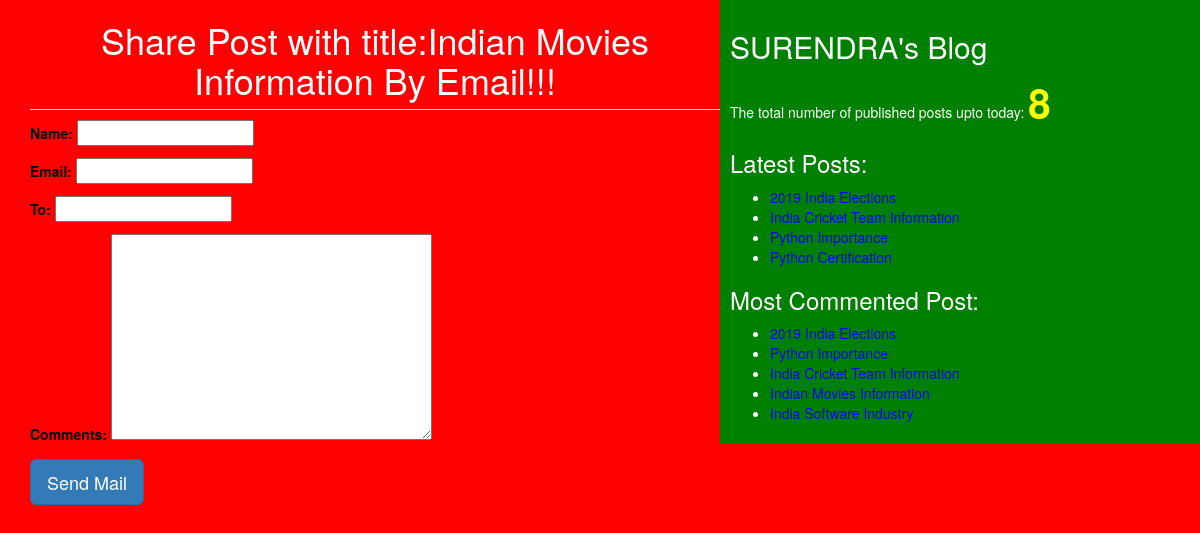
The app's page /2/share/ with its own data.
### blog/models.py (models this page shows, shortened)
class Post(models.Model):
    STATUS_CHOICES=(('draft','Draft'),('published','Published'))
    title=models.CharField(max_length=256)
    slug=models.SlugField(max_length=264,unique_for_date='publish')
    author=models.ForeignKey(User,related_name='blog_posts',on_delete=models.DO_NOTHING)
    body=models.TextField()
    publish=models.DateTimeField(default=timezone.now)
    created=models.DateTimeField(auto_now_add=True)
    updated=models.DateTimeField(auto_now=True)
    status=models.CharField(max_length=10,choices=STATUS_CHOICES,default='draft')
    objects=CustomManager()
    tags=TaggableManager()
    class Meta:
        ordering=('-publish',)
    def get_absolute_url(self):
        return reverse('post_detail',args=[self.publish.year,self.publish.strftime('%m'),self.publish.strftime('%d'),
        self.slug])

### blog/views.py (the view)
# urls.py: path('<int:id>/share/', views.mail_send_view),
def mail_send_view(request,id):
    post=get_object_or_404(Post,id=id,status='published')
    sent=False
    if request.method=='POST':
        form=EmailSendForm(request.POST)
        if form.is_valid():
            cd=form.cleaned_data
            subject='{}({}) recommends you to read "{}"'.format(cd['name'],cd['email'],post.title)
            post_url=request.build_absolute_uri(post.get_absolute_url())
            message='Read Post At:\n {}\n\n{}\'s Comments:\n{}'.format(post_url,cd['name'],cd['comments'])
            send_mail(subject,'message','core00java00@gmail.com',[cd['to']])
            sent=True
    else:
        form=EmailSendForm()
    return render(request,'blog/sharebymail.html',{'form':form,'post':post,'sent':sent})

### blog/forms.py
class EmailSendForm(forms.Form):
    name=forms.CharField(max_length=256)
    email=forms.EmailField()
    to=forms.EmailField()
    comments=forms.CharField(required=False,widget=forms.Textarea)

### blog/models.py (called while the page is built)
    def get_queryset(self):
        return super().get_queryset().filter(status="published")

### blog/templatetags/blog_tags.py (called while the page is built)
@register.simple_tag(name='my_tag')
def total_posts():
    return Post.objects.count()

@register.inclusion_tag('blog/latest_posts123.html')
def show_latest_post(count=3):
    latest_posts=Post.objects.order_by('-publish')[:count]
    return {'latest_posts':latest_posts}

@register.simple_tag
def get_most_commented_posts(count=5):
    return Post.objects.annotate(total_comments=Count('comments')).order_by('-total_comments')[:count]

### templates/blog/sharebymail.html (shortened to what this page needs)
<!DOCTYPE html>
{%extends 'blog/base.html'%}
    {%block content%}
    {%if sent%}
    <h1>Email successfully sent!!!</h1>
    <h2>Post with the title:{{post.title}} information shared by email</h2>
    {%else%}
      <h1>Share Post with title:{{post.title}} By Email!!!</h1>
      <form method="POST">
        {{form.as_p}}
        <input type="submit" class="btn btn-primary btn-lg" value="Send Mail">
      </form>
    {%endif%}
    {%endblock%}

### templates/blog/base.html (shortened to what this page needs)
<!DOCTYPE html>
{%load blog_tags%}
{%load static%}
<html lang="en" dir="ltr">
  <head>
    <link rel="stylesheet" href="https://maxcdn.bootstrapcdn.com/bootstrap/3.3.7/css/bootstrap.min.css"
>
    <link rel="stylesheet" href="{% static "css/blog.css" %}">
  </head>
  <body>
    <div class="content">
        {%block content%}{%endblock%}
    </div>
    <div class="sidebar">
        <h2>SURENDRA's Blog</h2>
        <p>The total number of published posts upto  today: <span id="pcount">{%my_tag%}</span> </p>
        <h3>Latest Posts:</h3>{%show_latest_post 4%}
        <h3>Most Commented Post:</h3>
          {%get_most_commented_posts as most_commented_posts%}
          <ul>
            {%for post in most_commented_posts%}
              <li><a href="{{post.get_absolute_url}}">{{post.title}}</a></li>
            {%endfor%}
          </ul>
    </div>
  </body>
</html>

### templates/blog/latest_posts123.html
<ul>
  {%for post in latest_posts%}
    <li><a href="{{post.get_absolute_url}}">{{post.title}}</a></li>
  {%endfor%}
</ul>

### static/css/blog.css (style rules this page uses)
.content { width: 60%; height: 100%; float: left; padding: 0 0 0 30px; background: red; }
.sidebar { width: 40%; height: 100%; float: right; padding: 10px; background: green; }
h1 { text-align: center; border-bottom: 1px solid yellow; padding-bottom: 10px; }
body { color: white; background-color: red; }
a { color: blue; }
form { color: Black; }
#pcount { font-size: 40px; color: yellow; font-weight: bold; }

### records on screen
Post: title "Indian Movies Information"
Post: title "2019 India Elections"
Post: title "India Cricket Team Information"
Post: title "Python Importance"
Post: title "Python Certification"
Post: title "India Software Industry"
